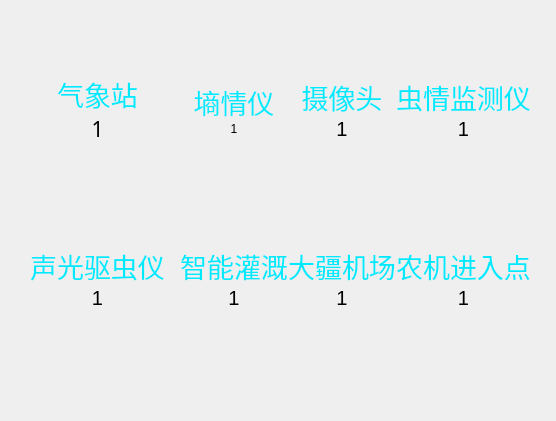
<?xml version="1.0" encoding="UTF-8"?>
<ui version="4.0">
 <class>AgriLegendPopup</class>
 <widget class="QWidget" name="AgriLegendPopup">
  <property name="geometry">
   <rect>
    <x>0</x>
    <y>0</y>
    <width>544</width>
    <height>421</height>
   </rect>
  </property>
  <property name="maximumSize">
   <size>
    <width>544</width>
    <height>421</height>
   </size>
  </property>
  <property name="windowTitle">
   <string>Form</string>
  </property>
  <property name="styleSheet">
   <string notr="true"/>
  </property>
  <layout class="QGridLayout" name="gridLayout">
   <property name="leftMargin">
    <number>5</number>
   </property>
   <property name="rightMargin">
    <number>5</number>
   </property>
   <property name="spacing">
    <number>0</number>
   </property>
   <item row="0" column="0">
    <widget class="QWidget" name="widget" native="true">
     <property name="maximumSize">
      <size>
       <width>1677215</width>
       <height>16777215</height>
      </size>
     </property>
     <layout class="QVBoxLayout" name="verticalLayout">
      <property name="spacing">
       <number>0</number>
      </property>
      <property name="leftMargin">
       <number>25</number>
      </property>
      <property name="topMargin">
       <number>10</number>
      </property>
      <property name="rightMargin">
       <number>0</number>
      </property>
      <property name="bottomMargin">
       <number>9</number>
      </property>
      <item>
       <spacer name="verticalSpacer_3">
        <property name="orientation">
         <enum>Qt::Vertical</enum>
        </property>
        <property name="sizeHint" stdset="0">
         <size>
          <width>20</width>
          <height>40</height>
         </size>
        </property>
       </spacer>
      </item>
      <item>
       <widget class="QLabel" name="label">
        <property name="maximumSize">
         <size>
          <width>16777215</width>
          <height>16777215</height>
         </size>
        </property>
        <property name="font">
         <font>
          <family>Arial</family>
          <pointsize>20</pointsize>
          <weight>50</weight>
          <bold>false</bold>
         </font>
        </property>
        <property name="styleSheet">
         <string notr="true">color: #00eaff;</string>
        </property>
        <property name="text">
         <string>气象站</string>
        </property>
        <property name="alignment">
         <set>Qt::AlignCenter</set>
        </property>
       </widget>
      </item>
      <item>
       <widget class="QLabel" name="weather_L">
        <property name="maximumSize">
         <size>
          <width>16777215</width>
          <height>16777215</height>
         </size>
        </property>
        <property name="font">
         <font>
          <family>Agency FB</family>
          <pointsize>16</pointsize>
         </font>
        </property>
        <property name="text">
         <string>1</string>
        </property>
        <property name="alignment">
         <set>Qt::AlignCenter</set>
        </property>
       </widget>
      </item>
      <item>
       <spacer name="verticalSpacer_4">
        <property name="orientation">
         <enum>Qt::Vertical</enum>
        </property>
        <property name="sizeHint" stdset="0">
         <size>
          <width>20</width>
          <height>40</height>
         </size>
        </property>
       </spacer>
      </item>
     </layout>
    </widget>
   </item>
   <item row="0" column="3">
    <widget class="QWidget" name="widget_4" native="true">
     <property name="maximumSize">
      <size>
       <width>16777215</width>
       <height>16777215</height>
      </size>
     </property>
     <layout class="QVBoxLayout" name="verticalLayout_9">
      <property name="spacing">
       <number>0</number>
      </property>
      <property name="leftMargin">
       <number>0</number>
      </property>
      <property name="topMargin">
       <number>10</number>
      </property>
      <property name="rightMargin">
       <number>20</number>
      </property>
      <item>
       <spacer name="verticalSpacer_13">
        <property name="orientation">
         <enum>Qt::Vertical</enum>
        </property>
        <property name="sizeHint" stdset="0">
         <size>
          <width>20</width>
          <height>40</height>
         </size>
        </property>
       </spacer>
      </item>
      <item>
       <widget class="QLabel" name="mointer_pest_L">
        <property name="maximumSize">
         <size>
          <width>16777215</width>
          <height>16777215</height>
         </size>
        </property>
        <property name="font">
         <font>
          <family>Arial</family>
          <pointsize>20</pointsize>
          <weight>50</weight>
          <bold>false</bold>
         </font>
        </property>
        <property name="styleSheet">
         <string notr="true">color: #00eaff;</string>
        </property>
        <property name="text">
         <string>虫情监测仪</string>
        </property>
        <property name="alignment">
         <set>Qt::AlignCenter</set>
        </property>
       </widget>
      </item>
      <item>
       <widget class="QLabel" name="label_10">
        <property name="maximumSize">
         <size>
          <width>16777215</width>
          <height>16777215</height>
         </size>
        </property>
        <property name="font">
         <font>
          <pointsize>15</pointsize>
         </font>
        </property>
        <property name="text">
         <string>1</string>
        </property>
        <property name="alignment">
         <set>Qt::AlignCenter</set>
        </property>
       </widget>
      </item>
      <item>
       <spacer name="verticalSpacer_14">
        <property name="orientation">
         <enum>Qt::Vertical</enum>
        </property>
        <property name="sizeHint" stdset="0">
         <size>
          <width>20</width>
          <height>40</height>
         </size>
        </property>
       </spacer>
      </item>
     </layout>
    </widget>
   </item>
   <item row="0" column="2">
    <widget class="QWidget" name="widget_3" native="true">
     <property name="maximumSize">
      <size>
       <width>16777215</width>
       <height>16777215</height>
      </size>
     </property>
     <layout class="QVBoxLayout" name="verticalLayout_8">
      <property name="spacing">
       <number>0</number>
      </property>
      <property name="leftMargin">
       <number>0</number>
      </property>
      <property name="topMargin">
       <number>10</number>
      </property>
      <property name="rightMargin">
       <number>0</number>
      </property>
      <item>
       <spacer name="verticalSpacer_9">
        <property name="orientation">
         <enum>Qt::Vertical</enum>
        </property>
        <property name="sizeHint" stdset="0">
         <size>
          <width>20</width>
          <height>40</height>
         </size>
        </property>
       </spacer>
      </item>
      <item>
       <widget class="QLabel" name="camera_L">
        <property name="maximumSize">
         <size>
          <width>16777215</width>
          <height>16777215</height>
         </size>
        </property>
        <property name="font">
         <font>
          <family>Arial</family>
          <pointsize>20</pointsize>
          <weight>50</weight>
          <bold>false</bold>
         </font>
        </property>
        <property name="styleSheet">
         <string notr="true">color: #00eaff;</string>
        </property>
        <property name="text">
         <string>摄像头</string>
        </property>
        <property name="alignment">
         <set>Qt::AlignCenter</set>
        </property>
       </widget>
      </item>
      <item>
       <widget class="QLabel" name="label_8">
        <property name="maximumSize">
         <size>
          <width>16777215</width>
          <height>16777215</height>
         </size>
        </property>
        <property name="font">
         <font>
          <pointsize>15</pointsize>
         </font>
        </property>
        <property name="text">
         <string>1</string>
        </property>
        <property name="alignment">
         <set>Qt::AlignCenter</set>
        </property>
       </widget>
      </item>
      <item>
       <spacer name="verticalSpacer_10">
        <property name="orientation">
         <enum>Qt::Vertical</enum>
        </property>
        <property name="sizeHint" stdset="0">
         <size>
          <width>20</width>
          <height>40</height>
         </size>
        </property>
       </spacer>
      </item>
     </layout>
    </widget>
   </item>
   <item row="0" column="1">
    <widget class="QWidget" name="widget_2" native="true">
     <property name="maximumSize">
      <size>
       <width>1677215</width>
       <height>16777215</height>
      </size>
     </property>
     <layout class="QVBoxLayout" name="verticalLayout_2">
      <property name="spacing">
       <number>0</number>
      </property>
      <property name="leftMargin">
       <number>15</number>
      </property>
      <property name="topMargin">
       <number>10</number>
      </property>
      <property name="rightMargin">
       <number>0</number>
      </property>
      <item>
       <spacer name="verticalSpacer_5">
        <property name="orientation">
         <enum>Qt::Vertical</enum>
        </property>
        <property name="sizeHint" stdset="0">
         <size>
          <width>20</width>
          <height>40</height>
         </size>
        </property>
       </spacer>
      </item>
      <item>
       <widget class="QLabel" name="soil_L">
        <property name="maximumSize">
         <size>
          <width>16777215</width>
          <height>16777215</height>
         </size>
        </property>
        <property name="font">
         <font>
          <family>Arial</family>
          <pointsize>20</pointsize>
          <weight>50</weight>
          <bold>false</bold>
         </font>
        </property>
        <property name="styleSheet">
         <string notr="true">color: #00eaff;</string>
        </property>
        <property name="text">
         <string>墒情仪</string>
        </property>
        <property name="alignment">
         <set>Qt::AlignCenter</set>
        </property>
       </widget>
      </item>
      <item>
       <widget class="QLabel" name="label_6">
        <property name="maximumSize">
         <size>
          <width>16777215</width>
          <height>16777215</height>
         </size>
        </property>
        <property name="text">
         <string>1</string>
        </property>
        <property name="alignment">
         <set>Qt::AlignCenter</set>
        </property>
       </widget>
      </item>
      <item>
       <spacer name="verticalSpacer_6">
        <property name="orientation">
         <enum>Qt::Vertical</enum>
        </property>
        <property name="sizeHint" stdset="0">
         <size>
          <width>20</width>
          <height>40</height>
         </size>
        </property>
       </spacer>
      </item>
     </layout>
    </widget>
   </item>
   <item row="1" column="0">
    <widget class="QWidget" name="widget_6" native="true">
     <property name="maximumSize">
      <size>
       <width>16777215</width>
       <height>16777215</height>
      </size>
     </property>
     <layout class="QVBoxLayout" name="verticalLayout_3">
      <property name="spacing">
       <number>0</number>
      </property>
      <property name="leftMargin">
       <number>25</number>
      </property>
      <property name="topMargin">
       <number>0</number>
      </property>
      <property name="rightMargin">
       <number>0</number>
      </property>
      <property name="bottomMargin">
       <number>60</number>
      </property>
      <item>
       <spacer name="verticalSpacer">
        <property name="orientation">
         <enum>Qt::Vertical</enum>
        </property>
        <property name="sizeHint" stdset="0">
         <size>
          <width>20</width>
          <height>40</height>
         </size>
        </property>
       </spacer>
      </item>
      <item>
       <widget class="QLabel" name="voice_pest_L">
        <property name="maximumSize">
         <size>
          <width>16777215</width>
          <height>16777215</height>
         </size>
        </property>
        <property name="font">
         <font>
          <family>Arial</family>
          <pointsize>20</pointsize>
          <weight>50</weight>
          <bold>false</bold>
         </font>
        </property>
        <property name="styleSheet">
         <string notr="true">color: #00eaff;</string>
        </property>
        <property name="text">
         <string>声光驱虫仪</string>
        </property>
        <property name="alignment">
         <set>Qt::AlignCenter</set>
        </property>
       </widget>
      </item>
      <item>
       <widget class="QLabel" name="label_14">
        <property name="maximumSize">
         <size>
          <width>16777215</width>
          <height>16777215</height>
         </size>
        </property>
        <property name="font">
         <font>
          <pointsize>15</pointsize>
         </font>
        </property>
        <property name="text">
         <string>1</string>
        </property>
        <property name="alignment">
         <set>Qt::AlignCenter</set>
        </property>
       </widget>
      </item>
      <item>
       <spacer name="verticalSpacer_2">
        <property name="orientation">
         <enum>Qt::Vertical</enum>
        </property>
        <property name="sizeHint" stdset="0">
         <size>
          <width>20</width>
          <height>40</height>
         </size>
        </property>
       </spacer>
      </item>
     </layout>
    </widget>
   </item>
   <item row="1" column="1">
    <widget class="QWidget" name="widget_7" native="true">
     <property name="maximumSize">
      <size>
       <width>16777215</width>
       <height>16777215</height>
      </size>
     </property>
     <layout class="QVBoxLayout" name="verticalLayout_4">
      <property name="spacing">
       <number>0</number>
      </property>
      <property name="leftMargin">
       <number>15</number>
      </property>
      <property name="topMargin">
       <number>0</number>
      </property>
      <property name="rightMargin">
       <number>0</number>
      </property>
      <property name="bottomMargin">
       <number>60</number>
      </property>
      <item>
       <spacer name="verticalSpacer_7">
        <property name="orientation">
         <enum>Qt::Vertical</enum>
        </property>
        <property name="sizeHint" stdset="0">
         <size>
          <width>20</width>
          <height>40</height>
         </size>
        </property>
       </spacer>
      </item>
      <item>
       <widget class="QLabel" name="Irrigation_L">
        <property name="maximumSize">
         <size>
          <width>16777215</width>
          <height>16777215</height>
         </size>
        </property>
        <property name="font">
         <font>
          <family>Arial</family>
          <pointsize>20</pointsize>
          <weight>50</weight>
          <bold>false</bold>
         </font>
        </property>
        <property name="styleSheet">
         <string notr="true">color: #00eaff;</string>
        </property>
        <property name="text">
         <string>智能灌溉</string>
        </property>
        <property name="alignment">
         <set>Qt::AlignCenter</set>
        </property>
       </widget>
      </item>
      <item>
       <widget class="QLabel" name="label_16">
        <property name="maximumSize">
         <size>
          <width>16777215</width>
          <height>16777215</height>
         </size>
        </property>
        <property name="font">
         <font>
          <pointsize>15</pointsize>
         </font>
        </property>
        <property name="text">
         <string>1</string>
        </property>
        <property name="alignment">
         <set>Qt::AlignCenter</set>
        </property>
       </widget>
      </item>
      <item>
       <spacer name="verticalSpacer_8">
        <property name="orientation">
         <enum>Qt::Vertical</enum>
        </property>
        <property name="sizeHint" stdset="0">
         <size>
          <width>20</width>
          <height>40</height>
         </size>
        </property>
       </spacer>
      </item>
     </layout>
    </widget>
   </item>
   <item row="1" column="2">
    <widget class="QWidget" name="widget_8" native="true">
     <property name="maximumSize">
      <size>
       <width>16777215</width>
       <height>16777215</height>
      </size>
     </property>
     <layout class="QVBoxLayout" name="verticalLayout_10">
      <property name="spacing">
       <number>0</number>
      </property>
      <property name="leftMargin">
       <number>0</number>
      </property>
      <property name="topMargin">
       <number>0</number>
      </property>
      <property name="rightMargin">
       <number>0</number>
      </property>
      <property name="bottomMargin">
       <number>60</number>
      </property>
      <item>
       <spacer name="verticalSpacer_11">
        <property name="orientation">
         <enum>Qt::Vertical</enum>
        </property>
        <property name="sizeHint" stdset="0">
         <size>
          <width>20</width>
          <height>40</height>
         </size>
        </property>
       </spacer>
      </item>
      <item>
       <widget class="QLabel" name="DJ_L">
        <property name="maximumSize">
         <size>
          <width>16777215</width>
          <height>16777215</height>
         </size>
        </property>
        <property name="font">
         <font>
          <family>Arial</family>
          <pointsize>20</pointsize>
          <weight>50</weight>
          <bold>false</bold>
         </font>
        </property>
        <property name="styleSheet">
         <string notr="true">color: #00eaff;</string>
        </property>
        <property name="text">
         <string>大疆机场</string>
        </property>
        <property name="alignment">
         <set>Qt::AlignCenter</set>
        </property>
       </widget>
      </item>
      <item>
       <widget class="QLabel" name="label_18">
        <property name="maximumSize">
         <size>
          <width>16777215</width>
          <height>16777215</height>
         </size>
        </property>
        <property name="font">
         <font>
          <pointsize>15</pointsize>
         </font>
        </property>
        <property name="text">
         <string>1</string>
        </property>
        <property name="alignment">
         <set>Qt::AlignCenter</set>
        </property>
       </widget>
      </item>
      <item>
       <spacer name="verticalSpacer_12">
        <property name="orientation">
         <enum>Qt::Vertical</enum>
        </property>
        <property name="sizeHint" stdset="0">
         <size>
          <width>20</width>
          <height>40</height>
         </size>
        </property>
       </spacer>
      </item>
     </layout>
    </widget>
   </item>
   <item row="1" column="3">
    <widget class="QWidget" name="widget_5" native="true">
     <property name="maximumSize">
      <size>
       <width>16777215</width>
       <height>16777215</height>
      </size>
     </property>
     <layout class="QVBoxLayout" name="verticalLayout_11">
      <property name="spacing">
       <number>0</number>
      </property>
      <property name="leftMargin">
       <number>0</number>
      </property>
      <property name="topMargin">
       <number>0</number>
      </property>
      <property name="rightMargin">
       <number>20</number>
      </property>
      <property name="bottomMargin">
       <number>60</number>
      </property>
      <item>
       <spacer name="verticalSpacer_15">
        <property name="orientation">
         <enum>Qt::Vertical</enum>
        </property>
        <property name="sizeHint" stdset="0">
         <size>
          <width>20</width>
          <height>40</height>
         </size>
        </property>
       </spacer>
      </item>
      <item>
       <widget class="QLabel" name="device_enter_L">
        <property name="maximumSize">
         <size>
          <width>16777215</width>
          <height>16777215</height>
         </size>
        </property>
        <property name="palette">
         <palette>
          <active>
           <colorrole role="WindowText">
            <brush brushstyle="SolidPattern">
             <color alpha="255">
              <red>0</red>
              <green>234</green>
              <blue>255</blue>
             </color>
            </brush>
           </colorrole>
           <colorrole role="Text">
            <brush brushstyle="SolidPattern">
             <color alpha="255">
              <red>0</red>
              <green>234</green>
              <blue>255</blue>
             </color>
            </brush>
           </colorrole>
           <colorrole role="BrightText">
            <brush brushstyle="SolidPattern">
             <color alpha="255">
              <red>0</red>
              <green>0</green>
              <blue>0</blue>
             </color>
            </brush>
           </colorrole>
           <colorrole role="ButtonText">
            <brush brushstyle="SolidPattern">
             <color alpha="255">
              <red>0</red>
              <green>234</green>
              <blue>255</blue>
             </color>
            </brush>
           </colorrole>
          </active>
          <inactive>
           <colorrole role="WindowText">
            <brush brushstyle="SolidPattern">
             <color alpha="255">
              <red>0</red>
              <green>234</green>
              <blue>255</blue>
             </color>
            </brush>
           </colorrole>
           <colorrole role="Text">
            <brush brushstyle="SolidPattern">
             <color alpha="255">
              <red>0</red>
              <green>234</green>
              <blue>255</blue>
             </color>
            </brush>
           </colorrole>
           <colorrole role="BrightText">
            <brush brushstyle="SolidPattern">
             <color alpha="255">
              <red>0</red>
              <green>0</green>
              <blue>0</blue>
             </color>
            </brush>
           </colorrole>
           <colorrole role="ButtonText">
            <brush brushstyle="SolidPattern">
             <color alpha="255">
              <red>0</red>
              <green>234</green>
              <blue>255</blue>
             </color>
            </brush>
           </colorrole>
          </inactive>
          <disabled>
           <colorrole role="WindowText">
            <brush brushstyle="SolidPattern">
             <color alpha="255">
              <red>0</red>
              <green>234</green>
              <blue>255</blue>
             </color>
            </brush>
           </colorrole>
           <colorrole role="Text">
            <brush brushstyle="SolidPattern">
             <color alpha="255">
              <red>0</red>
              <green>234</green>
              <blue>255</blue>
             </color>
            </brush>
           </colorrole>
           <colorrole role="BrightText">
            <brush brushstyle="SolidPattern">
             <color alpha="255">
              <red>0</red>
              <green>0</green>
              <blue>0</blue>
             </color>
            </brush>
           </colorrole>
           <colorrole role="ButtonText">
            <brush brushstyle="SolidPattern">
             <color alpha="255">
              <red>0</red>
              <green>234</green>
              <blue>255</blue>
             </color>
            </brush>
           </colorrole>
          </disabled>
         </palette>
        </property>
        <property name="font">
         <font>
          <family>Arial</family>
          <pointsize>20</pointsize>
          <weight>50</weight>
          <bold>false</bold>
          <kerning>true</kerning>
         </font>
        </property>
        <property name="styleSheet">
         <string notr="true">color: #00eaff;</string>
        </property>
        <property name="text">
         <string>农机进入点</string>
        </property>
        <property name="alignment">
         <set>Qt::AlignCenter</set>
        </property>
       </widget>
      </item>
      <item>
       <widget class="QLabel" name="label_12">
        <property name="maximumSize">
         <size>
          <width>16777215</width>
          <height>16777215</height>
         </size>
        </property>
        <property name="font">
         <font>
          <pointsize>15</pointsize>
         </font>
        </property>
        <property name="text">
         <string>1</string>
        </property>
        <property name="alignment">
         <set>Qt::AlignCenter</set>
        </property>
       </widget>
      </item>
      <item>
       <spacer name="verticalSpacer_16">
        <property name="orientation">
         <enum>Qt::Vertical</enum>
        </property>
        <property name="sizeHint" stdset="0">
         <size>
          <width>20</width>
          <height>40</height>
         </size>
        </property>
       </spacer>
      </item>
     </layout>
    </widget>
   </item>
  </layout>
 </widget>
 <resources/>
 <connections/>
</ui>
